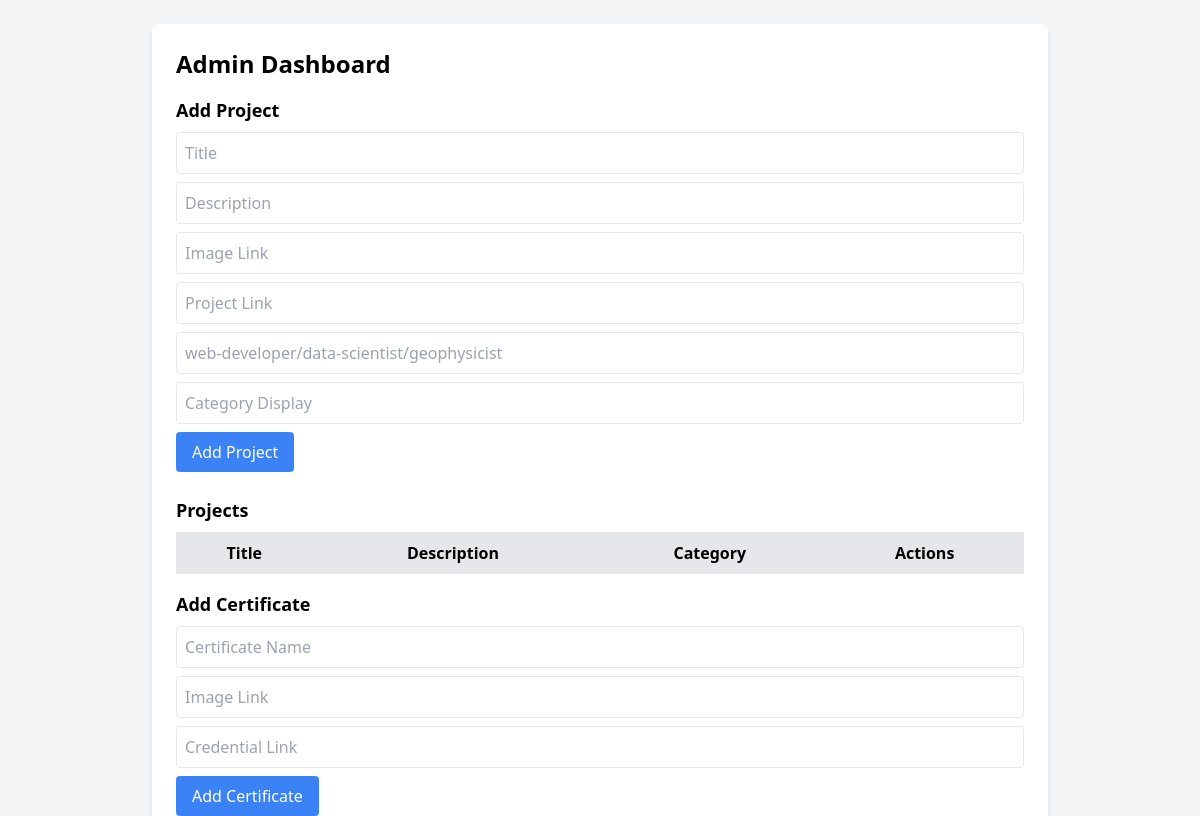
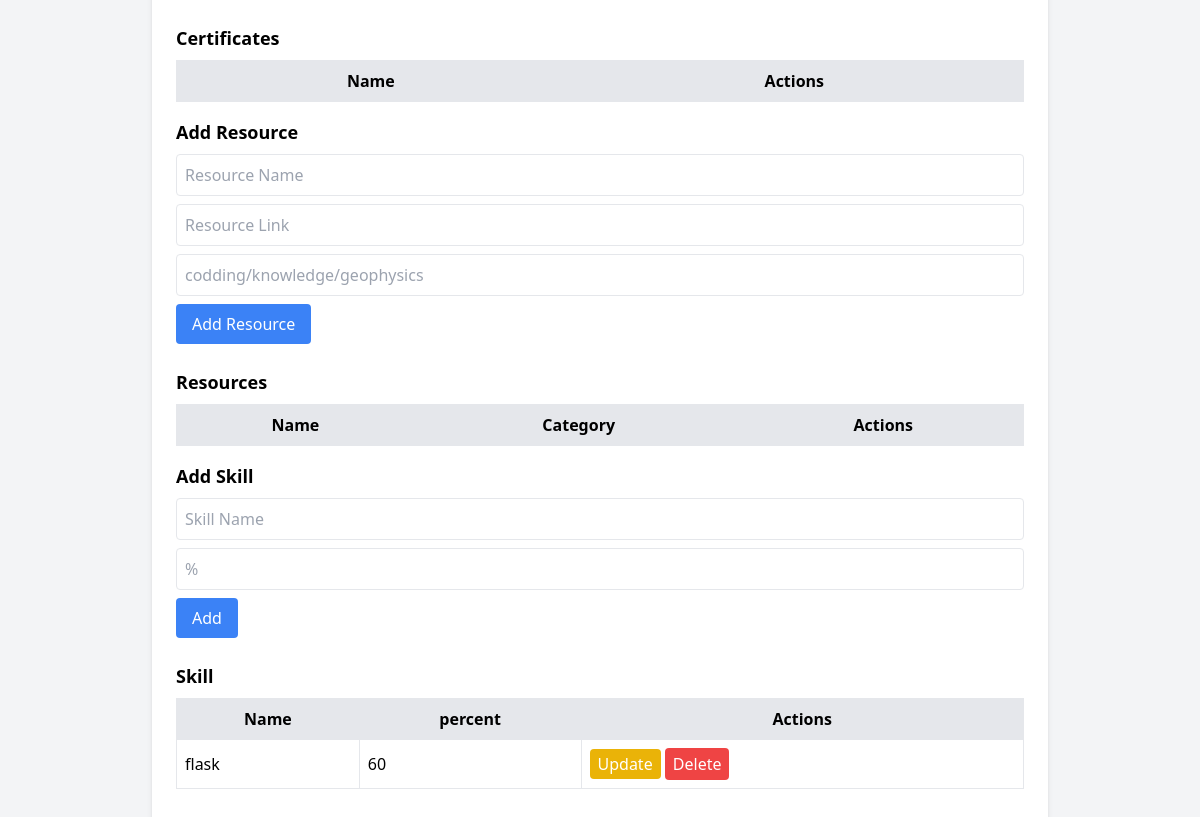
/admin, run on an earlier commit of the app's database (2 pictures, top to bottom).
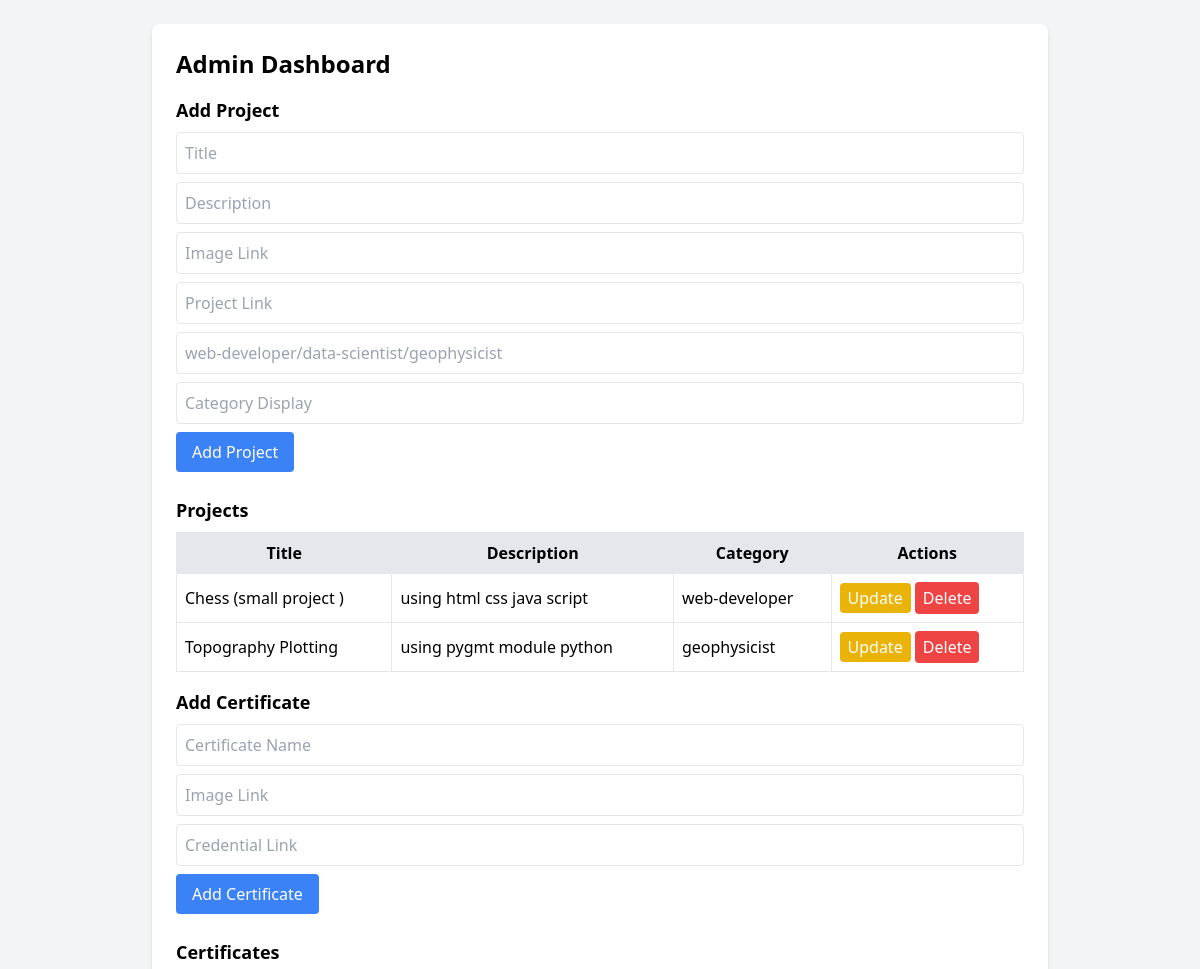
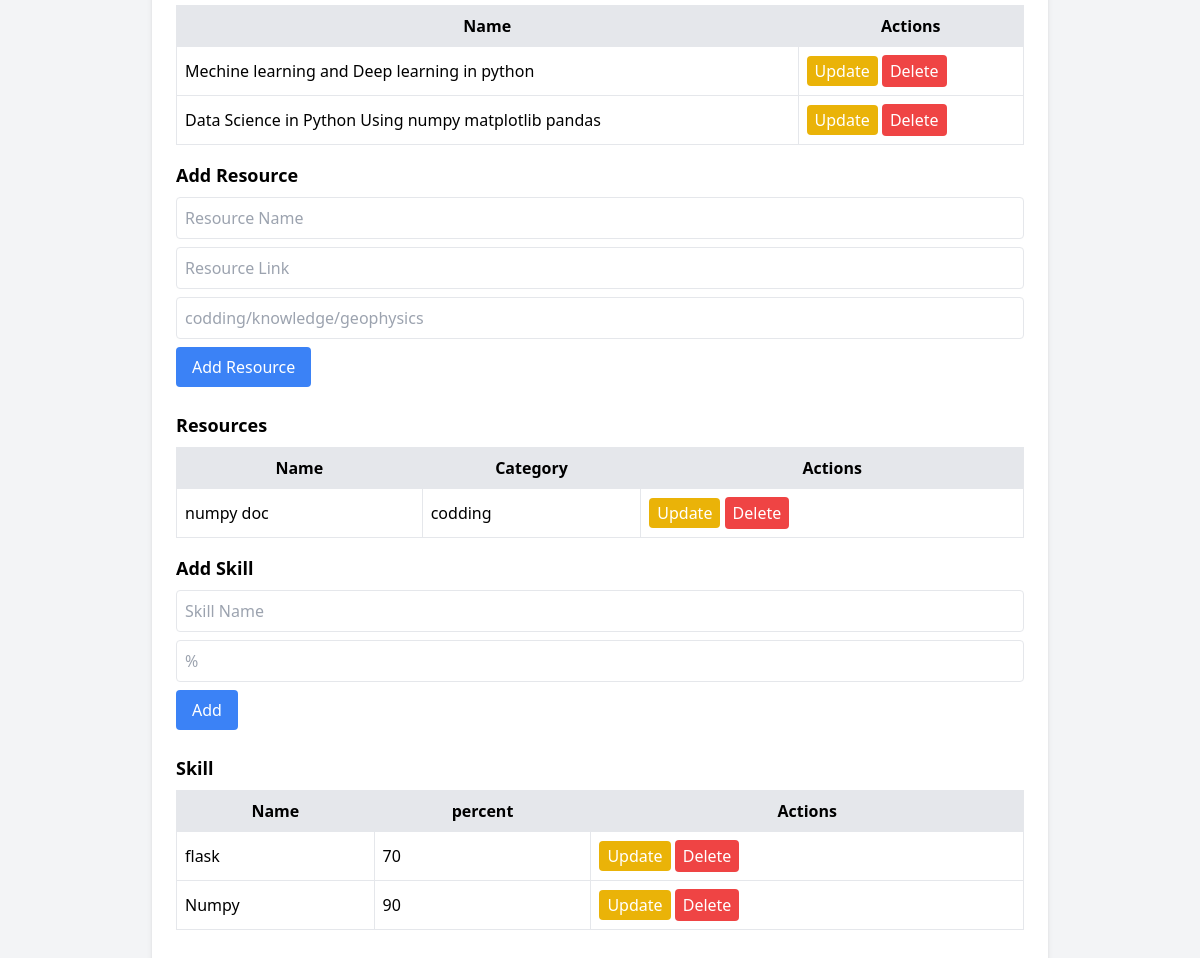
And on a later commit of the database (2 pictures, top to bottom).
### app.py (models this page shows)
class Skill(db.Model):
    id = db.Column(db.Integer, primary_key=True)
    title = db.Column(db.String(200), nullable=False)
    complete = db.Column(db.String(50), nullable=False)

class Project(db.Model):
    id = db.Column(db.Integer, primary_key=True)
    title = db.Column(db.String(200), nullable=False)
    description = db.Column(db.String(400), nullable=False)
    image_link = db.Column(db.String(400), nullable=False)
    project_link = db.Column(db.String(400), nullable=False)
    catagory = db.Column(db.String(100), nullable=False)
    catagory_show = db.Column(db.String(100), nullable=False)

class Certificate(db.Model):
    id = db.Column(db.Integer, primary_key=True)
    name = db.Column(db.String(200), nullable=False)
    image_link = db.Column(db.String(400), nullable=False)
    credential_link = db.Column(db.String(400), nullable=False)

class Resource(db.Model):
    id = db.Column(db.Integer, primary_key=True)
    name = db.Column(db.String(200), nullable=False)
    link = db.Column(db.String(400), nullable=False)
    category = db.Column(db.String(100), nullable=False)

### app.py (the view, shortened to what this page needs)
@app.route('/admin', methods=['GET', 'POST'])
def admin():
    projects = Project.query.all()
    certificates = Certificate.query.all()
    resources = Resource.query.all()
    skill = Skill.query.all()
    return render_template('admin.html', projects=projects, certificates=certificates, resources=resources,skill=skill)

### templates/admin.html (shortened to what this page needs)
<!DOCTYPE html>
<html lang="en">
<head>
    <script src="https://cdn.tailwindcss.com"></script>
</head>
<body class="bg-gray-100 p-6">
    <div class="max-w-4xl mx-auto bg-white p-6 rounded-lg shadow-md">
        <h1 class="text-2xl font-bold mb-4">Admin Dashboard</h1>
        <form method="POST" class="mb-6">
            <h2 class="text-lg font-semibold mb-2">Add Project</h2>
            <input type="text" name="title" placeholder="Title" class="w-full p-2 border rounded mb-2">
            <input type="text" name="description" placeholder="Description" class="w-full p-2 border rounded mb-2">
            <input type="text" name="image_link" placeholder="Image Link" class="w-full p-2 border rounded mb-2">
            <input type="text" name="project_link" placeholder="Project Link" class="w-full p-2 border rounded mb-2">
            <input type="text" name="catagory" placeholder="web-developer/data-scientist/geophysicist" class="w-full p-2 border rounded mb-2">
            <input type="text" name="catagory_show" placeholder="Category Display" class="w-full p-2 border rounded mb-2">
            <button type="submit" class="bg-blue-500 text-white px-4 py-2 rounded">Add Project</button>
        </form>
        <h2 class="text-lg font-semibold mb-2">Projects</h2>
        <table class="w-full border-collapse border border-gray-300 mb-4">
            <tr class="bg-gray-200">
                <th class="border p-2">Title</th>
                <th class="border p-2">Description</th>
                <th class="border p-2">Category</th>
                <th class="border p-2">Actions</th>
            </tr>
            {% for project in projects %}
            <tr>
                <td class="border p-2">{{ project.title }}</td>
                <td class="border p-2">{{ project.description }}</td>
                <td class="border p-2">{{ project.catagory }}</td>
                <td class="border p-2">
                    <a href="/update/project/{{ project.id }}" class="bg-yellow-500 text-white px-2 py-1 rounded">Update</a>
                    <form action="/delete/project/{{ project.id }}" method="POST" style="display:inline;">
                        <button type="submit" class="bg-red-500 text-white px-2 py-1 rounded">Delete</button>
                    </form>
                </td>
            </tr>
            {% endfor %}
        </table>
        <form method="POST" class="mb-6">
            <h2 class="text-lg font-semibold mb-2">Add Certificate</h2>
            <input type="text" name="name" placeholder="Certificate Name" class="w-full p-2 border rounded mb-2">
            <input type="text" name="image_link" placeholder="Image Link" class="w-full p-2 border rounded mb-2">
            <input type="text" name="credential_link" placeholder="Credential Link" class="w-full p-2 border rounded mb-2">
            <button type="submit" class="bg-blue-500 text-white px-4 py-2 rounded">Add Certificate</button>
        </form>
        <h2 class="text-lg font-semibold mb-2">Certificates</h2>
        <table class="w-full border-collapse border border-gray-300 mb-4">
            <tr class="bg-gray-200">
                <th class="border p-2">Name</th>
                <th class="border p-2">Actions</th>
            </tr>
            {% for certificate in certificates %}
            <tr>
                <td class="border p-2">{{ certificate.name }}</td>
                <td class="border p-2">
                    <a href="/update/certificate/{{ certificate.id }}" class="bg-yellow-500 text-white px-2 py-1 rounded">Update</a>
                    <form action="/delete/certificate/{{ certificate.id }}" method="POST" style="display:inline;">
                        <button type="submit" class="bg-red-500 text-white px-2 py-1 rounded">Delete</button>
                    </form>
                </td>
            </tr>
            {% endfor %}
        </table>
        <form method="POST" class="mb-6">
            <h2 class="text-lg font-semibold mb-2">Add Resource</h2>
            <input type="text" name="name" placeholder="Resource Name" class="w-full p-2 border rounded mb-2">
            <input type="text" name="link" placeholder="Resource Link" class="w-full p-2 border rounded mb-2">
            <input type="text" name="category" placeholder="codding/knowledge/geophysics" class="w-full p-2 border rounded mb-2">
            <button type="submit" class="bg-blue-500 text-white px-4 py-2 rounded">Add Resource</button>
        </form>
        <h2 class="text-lg font-semibold mb-2">Resources</h2>
        <table class="w-full border-collapse border border-gray-300 mb-4">
            <tr class="bg-gray-200">
                <th class="border p-2">Name</th>
                <th class="border p-2">Category</th>
                <th class="border p-2">Actions</th>
            </tr>
            {% for resource in resources %}
            <tr>
                <td class="border p-2"><a href = {{ resource.link }} target= '_blank'>{{ resource.name }}</a></td>
                <td class="border p-2">{{ resource.category }}</td>
                <td class="border p-2">
                    <a href="/update/resource/{{ resource.id }}" class="bg-yellow-500 text-white px-2 py-1 rounded">Update</a>
                    <form action="/delete/resource/{{ resource.id }}" method="POST" style="display:inline;">
                        <button type="submit" class="bg-red-500 text-white px-2 py-1 rounded">Delete</button>
                    </form>
                </td>
            </tr>
            {% endfor %}
        </table>
        <form method="POST" class="mb-6">
            <h2 class="text-lg font-semibold mb-2">Add Skill</h2>
            <input type="text" name="title" placeholder="Skill Name" class="w-full p-2 border rounded mb-2">
            <input type="text" name="complete" placeholder="%" class="w-full p-2 border rounded mb-2">
            <button type="submit" class="bg-blue-500 text-white px-4 py-2 rounded">Add</button>
        </form>
        <h2 class="text-lg font-semibold mb-2">Skill</h2>
        <table class="w-full border-collapse border border-gray-300 mb-4">
            <tr class="bg-gray-200">
                <th class="border p-2">Name</th>
                <th class="border p-2">percent</th>
                <th class="border p-2">Actions</th>
            </tr>
            {% for skill in skill %}
            <tr>
                <td class="border p-2">{{ skill.title }}</td>
                <td class="border p-2">{{ skill.complete }}</td>
                <td class="border p-2">
                    <a href="/update/skill/{{ skill.id }}" class="bg-yellow-500 text-white px-2 py-1 rounded">Update</a>
                    <form action="/delete/skill/{{ skill.id }}" method="POST" style="display:inline;">
                        <button type="submit" class="bg-red-500 text-white px-2 py-1 rounded">Delete</button>
                    </form>
                </td>
            </tr>
            {% endfor %}
    </table>
    </div>
</body>
</html>

What changed in the data, as far as the page shows it:
added Project: title "Chess (small project )", description "using html css java script", catagory "web-developer"
added Project: title "Topography Plotting", description "using pygmt module python", catagory "geophysicist"
added Certificate: name "Mechine learning and Deep learning in python"
added Certificate: name "Data Science in Python Using numpy matplotlib pandas"
added Resource: name "numpy doc", category "codding"
changed Skill "flask": complete "60" → "70"
added Skill: title "Numpy", complete "90"
